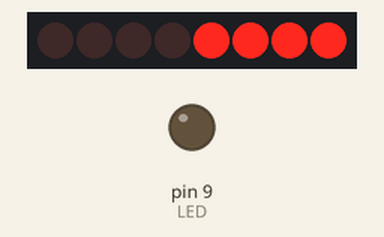
Recording of a sketch running on a simulated Arduino Uno, built with avr-gcc and run on an emulated ATmega328P. Shown: 8 shift-register outputs drawn as a row of LEDs (first output left, lit = HIGH), output pins drawn as LEDs (lit = HIGH). Wiring (inferred from the names in the program): shift register (74HC595): data pin 11; shift clock pin 13; latch pin 10. Wiring (inferred from the signals the program sends): row of LEDs: on Q0, Q1, Q2, Q3, Q4, Q5, Q6, Q7. Pins used as bus, display or sensor lines are not drawn.

Above: at 3.2 s.
At 4.7 s:
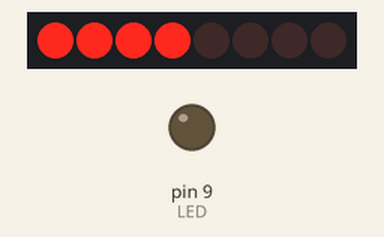
Timing chart, 0 to 6.0 s (numbered marks = the images above):
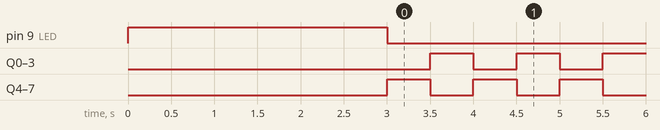

The sketch:

T_29_ejercicio_2._arduino.ino
```cpp
const int LED = 9;  //-- LED de Arduino
const int CLK = 13;  //-- Pin de reloj
const int DAT = 11;  //-- Pin de Datos
const int CTRL = 10; //-- Pin de control

void setup() {
  pinMode(LED, OUTPUT);
  digitalWrite(LED,HIGH);
  delay(3000);
  digitalWrite(LED,LOW);
  pinMode(CLK, OUTPUT);
  pinMode(DAT, OUTPUT);
  pinMode(CTRL, OUTPUT);
  digitalWrite(CTRL, LOW);
  digitalWrite(LED, LOW);
}

void fpga_write(int value) {
 shiftOut(DAT, CLK, MSBFIRST, value);
 digitalWrite(CTRL, HIGH);
 digitalWrite(CTRL, LOW);
}

void loop() {

   fpga_write(0xf0);
   delay(500);
   fpga_write(0x0f);
   delay(500);
}
```

Measured:
- by itself, Q0–7: alternates HIGH for 0.50 s and LOW for 0.50 s
